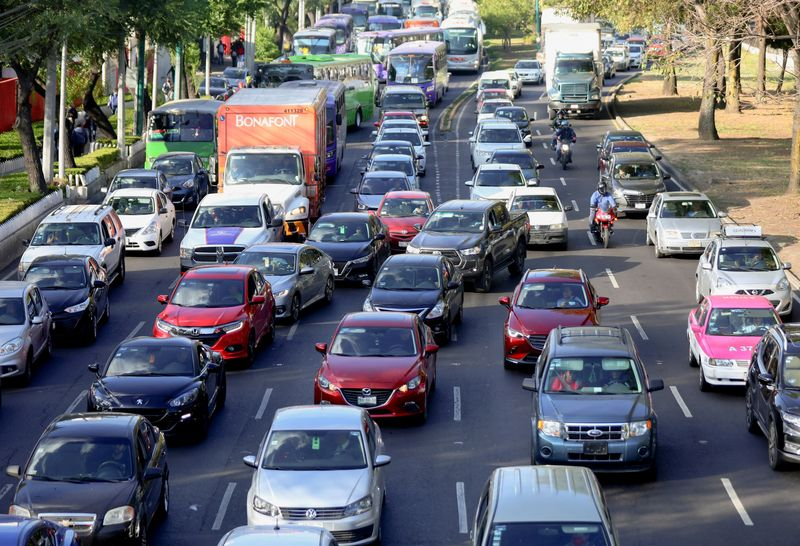
#> input picture practica8/INVPJNVKIB5KHKJH7MM37UXUFU.jpg, 800 x 546 px; its folder holds only this picture in this run
$ python -i practica2.py   (imports and definitions only)
#> lines starting #> are read from the running program, lines starting #| are printed output that depends on the picture
import cv2
import numpy as np
import matplotlib.pyplot as plt
import random
import tkinter as tk
from tkinter import filedialog, ttk, messagebox
from PIL import Image, ImageTk

# ---------------- FUNCIONES ----------------
# [51 lines left out: functions agregar_ruido_sal_pimienta, filtro_mediana, aplicar_filtro, not called in this run]

# ---------------- FUNCIÓN PRINCIPAL ----------------
def iniciar_programa():
    global imagen_gray, ventana, slider_ruido

    # Selección de archivo
    root = tk.Tk()
    root.withdraw()
    ruta = filedialog.askopenfilename(
        title="Seleccionar imagen",
        filetypes=[("Archivos de imagen", "*.png;*.jpg;*.jpeg;*.bmp;*.tif")]
    )
#> the answer given: ../practica8/INVPJNVKIB5KHKJH7MM37UXUFU.jpg
    root.destroy()

    if not ruta:
        print("No seleccionaste ninguna imagen. Programa finalizado.")
        return

    imagen = cv2.imread(ruta, cv2.IMREAD_COLOR)
#> imagen is the input picture: shape (546, 800, 3); mean B, G, R 112, 103, 101.1
    if imagen is None:
        print("No se pudo cargar la imagen.")
        return

    imagen_gray = cv2.cvtColor(imagen, cv2.COLOR_BGR2GRAY)
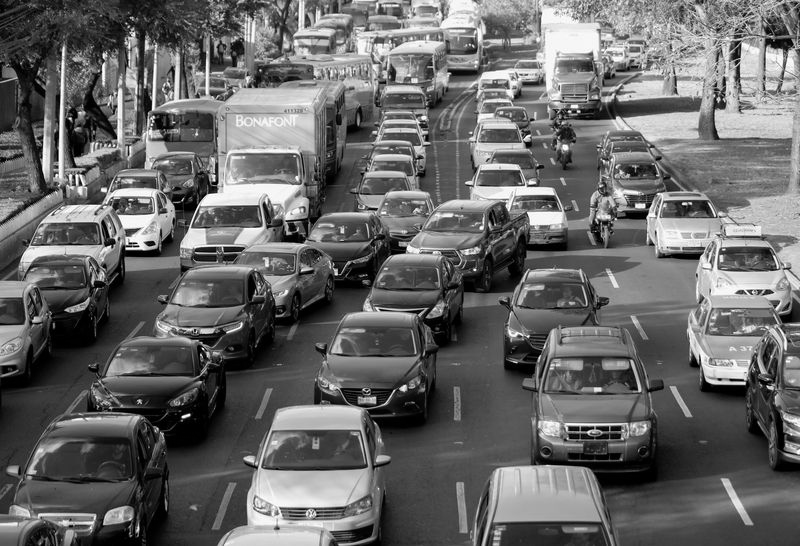
#> imagen_gray: shape (546, 800); min 0, max 255, mean 103.5

    # Crear ventana principal
    ventana = tk.Tk()
    ventana.title("Filtro de Mediana")
    ventana.geometry("500x300")

    # Convertir imagen a formato Tkinter DESPUÉS de crear ventana
    img_rgb = cv2.cvtColor(imagen, cv2.COLOR_BGR2RGB)
    img_pil = Image.fromarray(img_rgb).resize((200, 200))
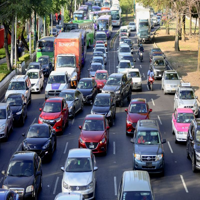
#> img_pil: PIL image 200x200 RGB; mean R, G, B 101.2, 103, 112
    img_tk = ImageTk.PhotoImage(img_pil)

    # Mostrar imagen original
    lbl_img = tk.Label(ventana, image=img_tk)
    lbl_img.image = img_tk  # Mantener referencia
    lbl_img.pack(side="left", padx=10, pady=10)

    # Panel derecho con controles
    frame = tk.Frame(ventana)
    frame.pack(side="right", padx=20, pady=20)

    etiqueta = tk.Label(frame, text="Seleccione cantidad de ruido:", font=("Arial", 12))
    etiqueta.pack(pady=10)

    slider_ruido = tk.Scale(frame, from_=0, to=100, orient="horizontal", length=250)
    slider_ruido.set(5)
    slider_ruido.pack()

    boton = ttk.Button(frame, text="Aplicar Filtro Mediana", command=aplicar_filtro)
    boton.pack(pady=20)

    ventana.mainloop()

# ---------------- EJECUTAR ----------------
# [1 line not run here, left out]

>>> result = iniciar_programa()
